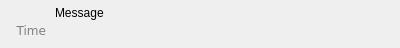
<?xml version="1.0" encoding="UTF-8"?>
<ui version="4.0">
 <class>ChatOutgoingMessage</class>
 <widget class="QWidget" name="ChatOutgoingMessage">
  <property name="geometry">
   <rect>
    <x>0</x>
    <y>0</y>
    <width>400</width>
    <height>48</height>
   </rect>
  </property>
  <property name="sizePolicy">
   <sizepolicy hsizetype="Expanding" vsizetype="Expanding">
    <horstretch>0</horstretch>
    <verstretch>0</verstretch>
   </sizepolicy>
  </property>
  <layout class="QHBoxLayout" name="horizontalLayout">
   <property name="leftMargin">
    <number>12</number>
   </property>
   <property name="topMargin">
    <number>6</number>
   </property>
   <property name="rightMargin">
    <number>12</number>
   </property>
   <property name="bottomMargin">
    <number>6</number>
   </property>
   <item>
    <widget class="QLabel" name="label_time">
     <property name="sizePolicy">
      <sizepolicy hsizetype="Fixed" vsizetype="Expanding">
       <horstretch>0</horstretch>
       <verstretch>0</verstretch>
      </sizepolicy>
     </property>
     <property name="styleSheet">
      <string notr="true">#label_time {
color: gray;
font-family: Verdana;
padding: 0px 0px 1px 0px;
}</string>
     </property>
     <property name="text">
      <string>Time</string>
     </property>
     <property name="alignment">
      <set>Qt::AlignmentFlag::AlignBottom|Qt::AlignmentFlag::AlignRight|Qt::AlignmentFlag::AlignTrailing</set>
     </property>
     <property name="textInteractionFlags">
      <set>Qt::TextInteractionFlag::LinksAccessibleByMouse|Qt::TextInteractionFlag::TextSelectableByMouse</set>
     </property>
    </widget>
   </item>
   <item>
    <widget class="QLabel" name="label_message">
     <property name="sizePolicy">
      <sizepolicy hsizetype="Expanding" vsizetype="Expanding">
       <horstretch>0</horstretch>
       <verstretch>0</verstretch>
      </sizepolicy>
     </property>
     <property name="styleSheet">
      <string notr="true"/>
     </property>
     <property name="text">
      <string notr="true">Message</string>
     </property>
     <property name="textFormat">
      <enum>Qt::TextFormat::PlainText</enum>
     </property>
     <property name="alignment">
      <set>Qt::AlignmentFlag::AlignLeading|Qt::AlignmentFlag::AlignLeft|Qt::AlignmentFlag::AlignTop</set>
     </property>
     <property name="wordWrap">
      <bool>true</bool>
     </property>
     <property name="openExternalLinks">
      <bool>true</bool>
     </property>
     <property name="textInteractionFlags">
      <set>Qt::TextInteractionFlag::LinksAccessibleByMouse|Qt::TextInteractionFlag::TextSelectableByMouse</set>
     </property>
    </widget>
   </item>
  </layout>
 </widget>
 <resources/>
 <connections/>
</ui>
